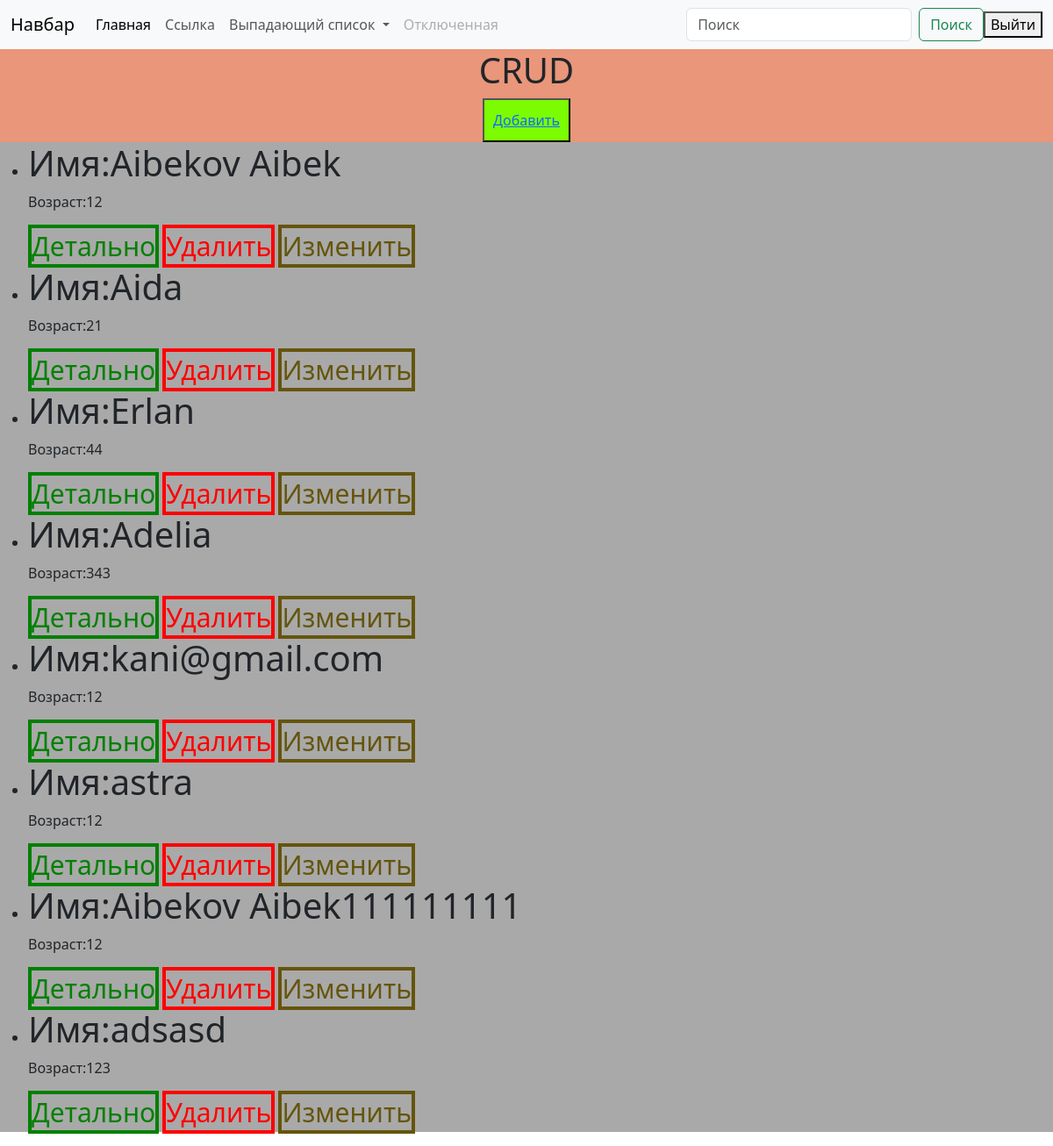
The page /person_list/ on the database as committed earlier.
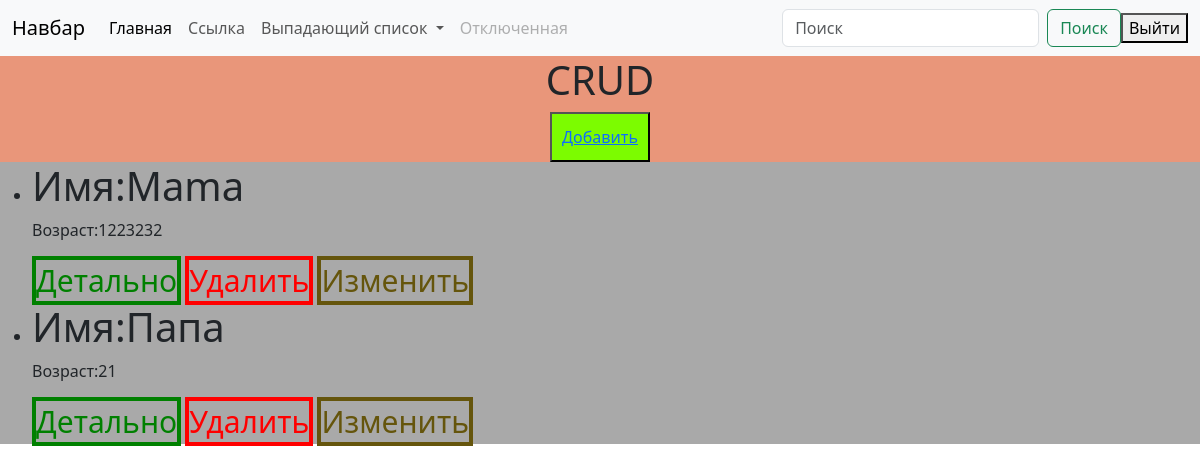
The same page on the database as committed later.
### persons/models.py (models this page shows, shortened)
class Person(models.Model):
    GENDER = (
        ('M', 'M'),
        ('Ж', "Ж"),
        ('Не определился(ась)', 'Не определился(ась)')
    )
    name = models.CharField(max_length=100, verbose_name='Введите имя')
    age = models.PositiveIntegerField(verbose_name='Введите ваш возраст')
    hobby = models.TextField(verbose_name='Укажите ваше хобби')
    gender = models.CharField(max_length=100, choices=GENDER)
    phone_number = models.CharField(max_length=14, default='+996', verbose_name='Ваш номер')

### persons/views.py (the view)
# urls.py: path('person_list/', views.PersonListView.as_view(), name='person_list'),
class PersonListView(generic.ListView):
    template_name = 'person_list.html'
    model = models.Person
    def get_queryset(self):
        return self.model.objects.all()

### templates/person_list.html (shortened to what this page needs)
<!DOCTYPE html>
<html lang="en">
<head>
    <link href="https://cdn.jsdelivr.net/npm/bootstrap@5.3.1/dist/css/bootstrap.min.css" rel="stylesheet"
>
</head>
<body>
<nav class="navbar navbar-expand-lg bg-body-tertiary">
    <div class="container-fluid">
        <a class="navbar-brand" href="#">Навбар</a>
        <div class="collapse navbar-collapse" id="navbarSupportedContent">
            <ul class="navbar-nav me-auto mb-2 mb-lg-0">
                <li class="nav-item">
                    <a class="nav-link active" aria-current="page" href="/">Главная</a>
                </li>
                <li class="nav-item">
                    <a class="nav-link" href="#">Ссылка</a>
                </li>
                <li class="nav-item dropdown">
                    <a class="nav-link dropdown-toggle" href="#" role="button" data-bs-toggle="dropdown"
                       aria-expanded="false">
                        Выпадающий список
                    </a>
                </li>
                <li class="nav-item">
                    <a class="nav-link disabled">Отключенная</a>
                </li>
            </ul>
            <form action="{% url 'persons:search' %}" method="GET" class="d-flex" role="search">
                <input class="form-control me-2" name="q" type="search" type="text" placeholder="Поиск"
                       aria-label="Поиск">
                <button class="btn btn-outline-success" type="submit">Поиск</button>
            </form>
            <form action="{% url 'users:login' %}" method="POST">
                <button type="submit">Выйти</button>
            </form>
        </div>
    </div>
</nav>
<div style="background-color: darksalmon">
    <center>
        <h1>CRUD</h1>
        <button style="width: 100px; height: 50px; background-color: lawngreen">
            <a href="/create_person/">Добавить</a>
        </button>
    </center>
</div>
<div class="block1" style="background-color: darkgray;">
    <ul>
        {% for i in object_list %}
        <li>
            <h1>Имя:{{i.name}}</h1>
            <p>Возраст:{{i.age}}</p>
            <a href="/person_list/{{i.id}}/" class="a1">Детально</a>
            <a href="/person_list/{{i.id}}/delete/" class="a2">Удалить</a>
            <a href="/person_list/{{i.id}}/update/" class="a3">Изменить</a>
        </li>
        {% endfor %}
    </ul>
</div>
</body>
</html>

### templates/person_list.html (style rules this page uses)
.block1 a { text-decoration: none; font-size: 30px; }
.a1 { color: green; border: 4px solid green; }
.a2 { color: red; border: 4px solid red; }
.a3 { color: #65550c; border: 4px solid #65550c; }

Rows that differ between the two databases and show on the page:
removed Person: name "Aibekov Aibek", age "12"
removed Person: name "Aida", age "21"
removed Person: name "Erlan", age "44"
removed Person: name "Adelia", age "343"
removed Person: name "kani@gmail.com", age "12"
removed Person: name "astra", age "12"
removed Person: name "Aibekov Aibek111111111", age "12"
removed Person: name "adsasd", age "123"
added Person: name "Mama", age "1223232"
added Person: name "Папа", age "21"
